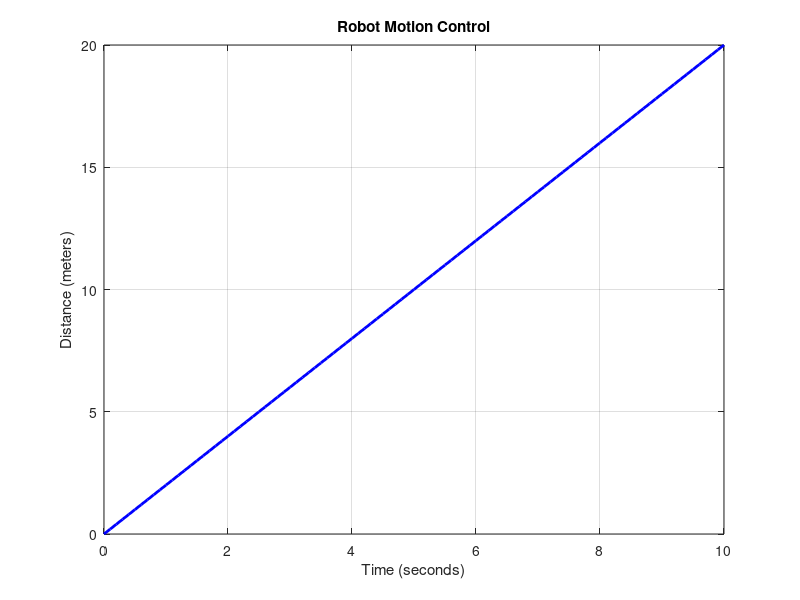

This chart was generated by the following MATLAB code:

clc; clear; close all;

% Define robot parameters
robotSpeed = 2; % speed in m/s
timeInterval = 0:0.1:10; % time vector

% Compute distance traveled
distance = robotSpeed * timeInterval;

% Plot robot movement
figure;
plot(timeInterval, distance, 'b-', 'LineWidth', 2);
xlabel('Time (seconds)');
ylabel('Distance (meters)');
title('Robot Motion Control');
grid on;
